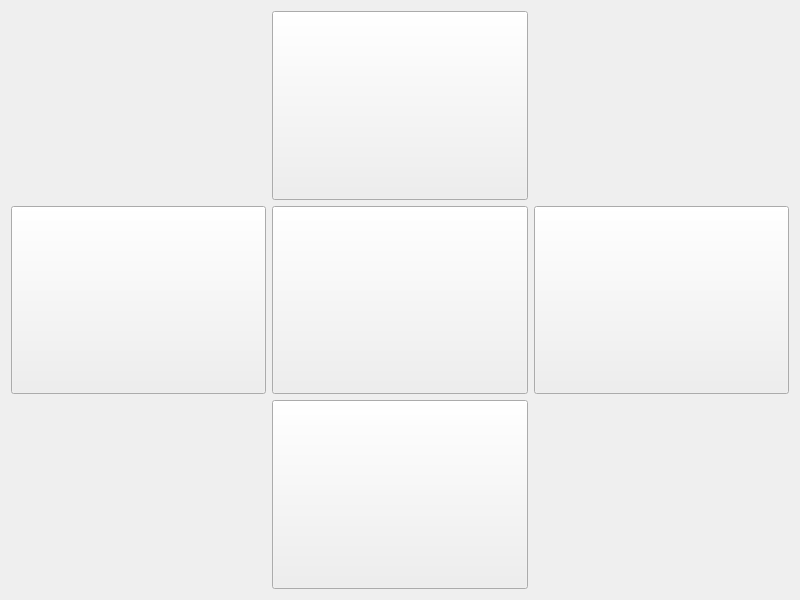
<?xml version="1.0" encoding="UTF-8"?>
<ui version="4.0">
 <class>MovingWindow</class>
 <widget class="QWidget" name="MovingWindow">
  <property name="geometry">
   <rect>
    <x>0</x>
    <y>0</y>
    <width>800</width>
    <height>600</height>
   </rect>
  </property>
  <property name="windowTitle">
   <string>Form</string>
  </property>
  <layout class="QGridLayout" name="gridLayout">
   <item row="0" column="1">
    <widget class="QPushButton" name="upButton">
     <property name="sizePolicy">
      <sizepolicy hsizetype="Minimum" vsizetype="Minimum">
       <horstretch>0</horstretch>
       <verstretch>0</verstretch>
      </sizepolicy>
     </property>
     <property name="text">
      <string/>
     </property>
     <property name="icon">
      <iconset theme="QIcon::ThemeIcon::GoUp"/>
     </property>
     <property name="iconSize">
      <size>
       <width>48</width>
       <height>48</height>
      </size>
     </property>
     <attribute name="buttonGroup">
      <string notr="true">directionButtons</string>
     </attribute>
    </widget>
   </item>
   <item row="1" column="1">
    <widget class="QPushButton" name="centerButton">
     <property name="sizePolicy">
      <sizepolicy hsizetype="Minimum" vsizetype="Minimum">
       <horstretch>0</horstretch>
       <verstretch>0</verstretch>
      </sizepolicy>
     </property>
     <property name="text">
      <string/>
     </property>
     <property name="icon">
      <iconset theme="QIcon::ThemeIcon::GoHome"/>
     </property>
     <property name="iconSize">
      <size>
       <width>48</width>
       <height>48</height>
      </size>
     </property>
     <attribute name="buttonGroup">
      <string notr="true">directionButtons</string>
     </attribute>
    </widget>
   </item>
   <item row="2" column="1">
    <widget class="QPushButton" name="downButton">
     <property name="sizePolicy">
      <sizepolicy hsizetype="Minimum" vsizetype="Minimum">
       <horstretch>0</horstretch>
       <verstretch>0</verstretch>
      </sizepolicy>
     </property>
     <property name="text">
      <string/>
     </property>
     <property name="icon">
      <iconset theme="QIcon::ThemeIcon::GoDown"/>
     </property>
     <property name="iconSize">
      <size>
       <width>48</width>
       <height>48</height>
      </size>
     </property>
     <attribute name="buttonGroup">
      <string notr="true">directionButtons</string>
     </attribute>
    </widget>
   </item>
   <item row="1" column="0">
    <widget class="QPushButton" name="leftButton">
     <property name="sizePolicy">
      <sizepolicy hsizetype="Minimum" vsizetype="Minimum">
       <horstretch>0</horstretch>
       <verstretch>0</verstretch>
      </sizepolicy>
     </property>
     <property name="text">
      <string/>
     </property>
     <property name="icon">
      <iconset theme="QIcon::ThemeIcon::GoPrevious"/>
     </property>
     <property name="iconSize">
      <size>
       <width>48</width>
       <height>48</height>
      </size>
     </property>
     <attribute name="buttonGroup">
      <string notr="true">directionButtons</string>
     </attribute>
    </widget>
   </item>
   <item row="1" column="2">
    <widget class="QPushButton" name="rightButton">
     <property name="sizePolicy">
      <sizepolicy hsizetype="Minimum" vsizetype="Minimum">
       <horstretch>0</horstretch>
       <verstretch>0</verstretch>
      </sizepolicy>
     </property>
     <property name="text">
      <string/>
     </property>
     <property name="icon">
      <iconset theme="QIcon::ThemeIcon::GoNext"/>
     </property>
     <property name="iconSize">
      <size>
       <width>48</width>
       <height>48</height>
      </size>
     </property>
     <attribute name="buttonGroup">
      <string notr="true">directionButtons</string>
     </attribute>
    </widget>
   </item>
  </layout>
 </widget>
 <resources/>
 <connections/>
 <buttongroups>
  <buttongroup name="directionButtons"/>
 </buttongroups>
</ui>
